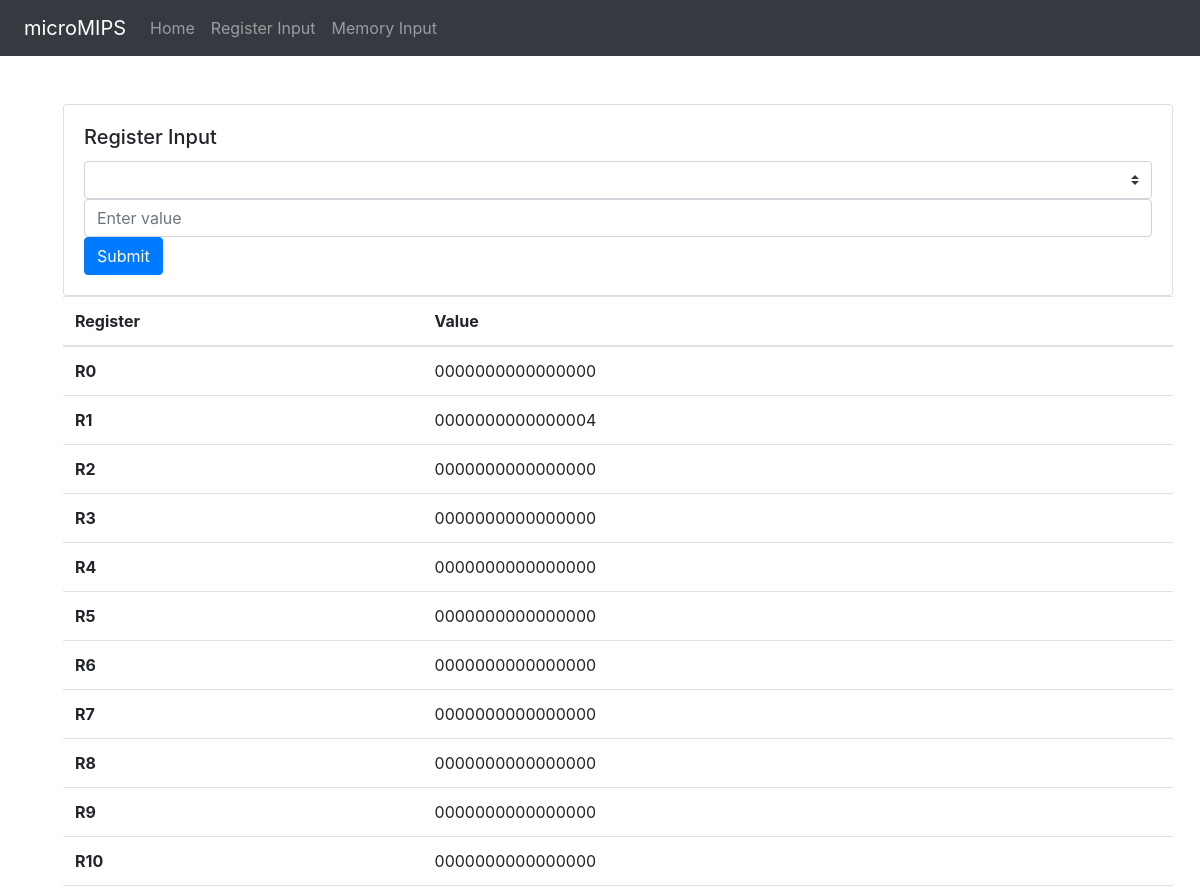
Before: /reginput/ (upper part) with the older database file.
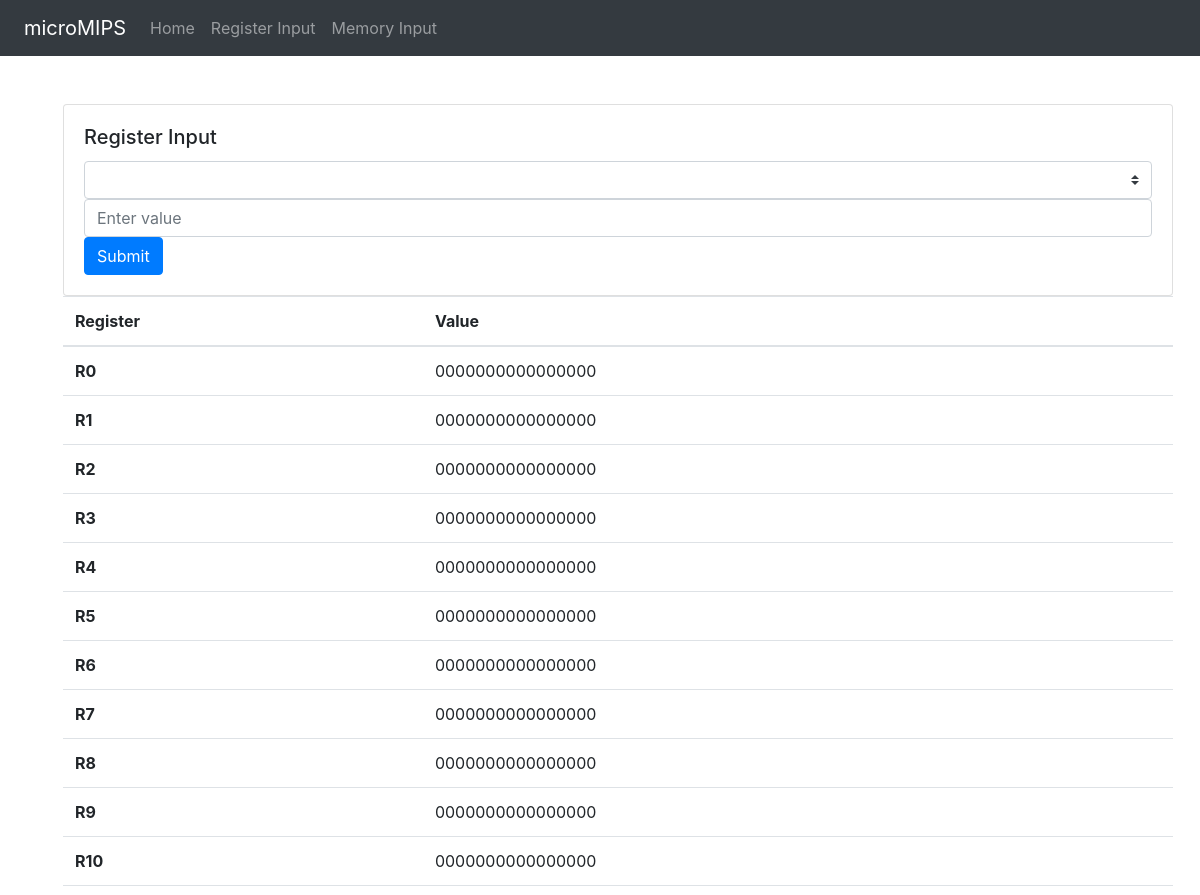
After: the same page with the newer database file.
### processor/models.py (models this page shows, shortened)
class Register(models.Model):
	value = models.CharField(default="0000000000000000", max_length=16)

### processor/views.py (the view, shortened to what this page needs)
# urls.py: url(r'^reginput/$', views.regInput, name='regInput'),
def regInput(request):
	reg = Register.objects.all()
	context = {
		'reg': reg,
	}
	return render(request, 'processor/reginput.html', context)

### processor/templates/processor/reginput.html (shortened to what this page needs)
{% extends 'processor/extends/header.html' %}
{% block body %}
<div class="container m-5">
  <div class="card">
    <div class="card-body">
      <h5 class="card-title">Register Input</h5>
      <form method="POST">
        <select class="custom-select" name="regNum">
          <option selected disabled></option>
          <option value="1">R1</option>
        </select>
        <input type="text" name="regVal" class="form-control mb-2 mr-sm-2 mb-sm-0" id="inlineFormInput" placeholder="Enter value">
        <button class="btn btn-primary" type="submit">Submit</button>
      </form>
    </div>
  </div>
  <table class="table">
    <thead>
      <tr>
        <th scope="col">Register</th>
        <th scope="col">Value</th>
      </tr>
    </thead>
    <tbody>
      {% for r in reg %}
      <tr>
        <th scope="row">R{{ r.id }}</th>
        <td>{{ r.value }}</td>
      </tr>
      {% endfor %}
    </tbody>
  </table>
</div>
{% endblock %}

Changed rows visible on the page:
changed Register id 1: value "0000000000000004" → "0000000000000000"
